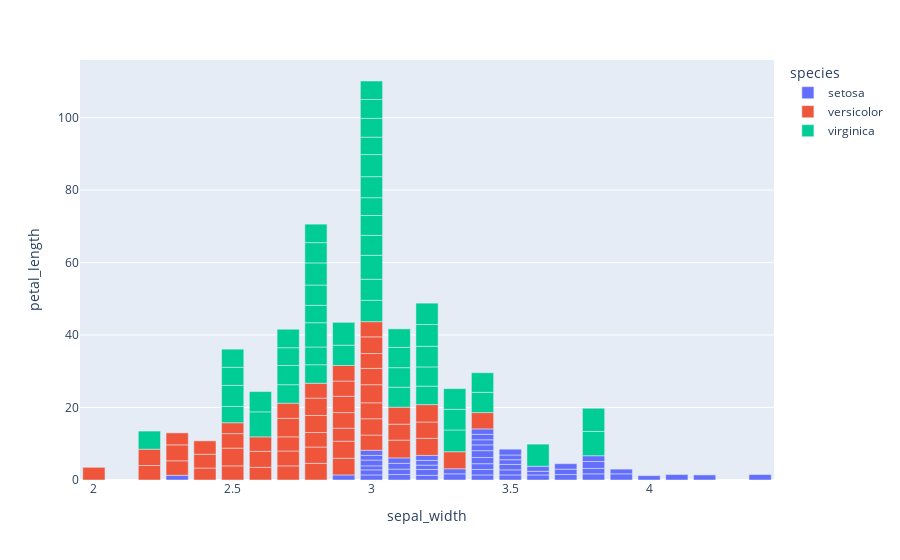

The notebook cell saved with this chart:
### Code cell
#Bar plot:
fig3 = px.bar(df,x='sepal_width',y='petal_length',color='species')
fig3.show()

### Figure 1 — Plotly figure (JSON) as saved in the notebook; plotly's stock layout.template omitted (floating-point values rounded to 4 significant figures)
{"data": [{"hovertemplate": "species=setosa<br>sepal_width=%{x}<br>petal_length=%{y}<extra></extra>", "legendgroup": "setosa", "marker": {"color": "#636efa", "pattern": {"shape": ""}}, "name": "setosa", "orientation": "v", "showlegend": true, "textposition": "auto", "type": "bar", "x": [3.5, 3.0, 3.2, 3.1, 3.6, 3.9, 3.4, 3.4, 2.9, 3.1, 3.7, 3.4, 3.0, 3.0, 4.0, 4.4, 3.9, 3.5, 3.8, 3.8, 3.4, 3.7, 3.6, 3.3, 3.4, 3.0, 3.4, 3.5, 3.4, 3.2, 3.1, 3.4, 4.1, 4.2, 3.1, 3.2, 3.5, 3.6, 3.0, 3.4, 3.5, 2.3, 3.2, 3.5, 3.8, 3.0, 3.8, 3.2, 3.7, 3.3], "xaxis": "x", "y": [1.4, 1.4, 1.3, 1.5, 1.4, 1.7, 1.4, 1.5, 1.4, 1.5, 1.5, 1.6, 1.4, 1.1, 1.2, 1.5, 1.3, 1.4, 1.7, 1.5, 1.7, 1.5, 1.0, 1.7, 1.9, 1.6, 1.6, 1.5, 1.4, 1.6, 1.6, 1.5, 1.5, 1.4, 1.5, 1.2, 1.3, 1.4, 1.3, 1.5, 1.3, 1.3, 1.3, 1.6, 1.9, 1.4, 1.6, 1.4, 1.5, 1.4], "yaxis": "y"}, {"hovertemplate": "species=versicolor<br>sepal_width=%{x}<br>petal_length=%{y}<extra></extra>", "legendgroup": "versicolor", "marker": {"color": "#EF553B", "pattern": {"shape": ""}}, "name": "versicolor", "orientation": "v", "showlegend": true, "textposition": "auto", "type": "bar", "x": [3.2, 3.2, 3.1, 2.3, 2.8, 2.8, 3.3, 2.4, 2.9, 2.7, 2.0, 3.0, 2.2, 2.9, 2.9, 3.1, 3.0, 2.7, 2.2, 2.5, 3.2, 2.8, 2.5, 2.8, 2.9, 3.0, 2.8, 3.0, 2.9, 2.6, 2.4, 2.4, 2.7, 2.7, 3.0, 3.4, 3.1, 2.3, 3.0, 2.5, 2.6, 3.0, 2.6, 2.3, 2.7, 3.0, 2.9, 2.9, 2.5, 2.8], "xaxis": "x", "y": [4.7, 4.5, 4.9, 4.0, 4.6, 4.5, 4.7, 3.3, 4.6, 3.9, 3.5, 4.2, 4.0, 4.7, 3.6, 4.4, 4.5, 4.1, 4.5, 3.9, 4.8, 4.0, 4.9, 4.7, 4.3, 4.4, 4.8, 5.0, 4.5, 3.5, 3.8, 3.7, 3.9, 5.1, 4.5, 4.5, 4.7, 4.4, 4.1, 4.0, 4.4, 4.6, 4.0, 3.3, 4.2, 4.2, 4.2, 4.3, 3.0, 4.1], "yaxis": "y"}, {"hovertemplate": "species=virginica<br>sepal_width=%{x}<br>petal_length=%{y}<extra></extra>", "legendgroup": "virginica", "marker": {"color": "#00cc96", "pattern": {"shape": ""}}, "name": "virginica", "orientation": "v", "showlegend": true, "textposition": "auto", "type": "bar", "x": [3.3, 2.7, 3.0, 2.9, 3.0, 3.0, 2.5, 2.9, 2.5, 3.6, 3.2, 2.7, 3.0, 2.5, 2.8, 3.2, 3.0, 3.8, 2.6, 2.2, 3.2, 2.8, 2.8, 2.7, 3.3, 3.2, 2.8, 3.0, 2.8, 3.0, 2.8, 3.8, 2.8, 2.8, 2.6, 3.0, 3.4, 3.1, 3.0, 3.1, 3.1, 3.1, 2.7, 3.2, 3.3, 3.0, 2.5, 3.0, 3.4, 3.0], "xaxis": "x", "y": [6.0, 5.1, 5.9, 5.6, 5.8, 6.6, 4.5, 6.3, 5.8, 6.1, 5.1, 5.3, 5.5, 5.0, 5.1, 5.3, 5.5, 6.7, 6.9, 5.0, 5.7, 4.9, 6.7, 4.9, 5.7, 6.0, 4.8, 4.9, 5.6, 5.8, 6.1, 6.4, 5.6, 5.1, 5.6, 6.1, 5.6, 5.5, 4.8, 5.4, 5.6, 5.1, 5.1, 5.9, 5.7, 5.2, 5.0, 5.2, 5.4, 5.1], "yaxis": "y"}], "layout": {"barmode": "relative", "legend": {"title": {"text": "species"}, "tracegroupgap": 0}, "margin": {"t": 60}, "xaxis": {"anchor": "y", "domain": [0, 1], "title": {"text": "sepal_width"}}, "yaxis": {"anchor": "x", "domain": [0, 1], "title": {"text": "petal_length"}}}}
